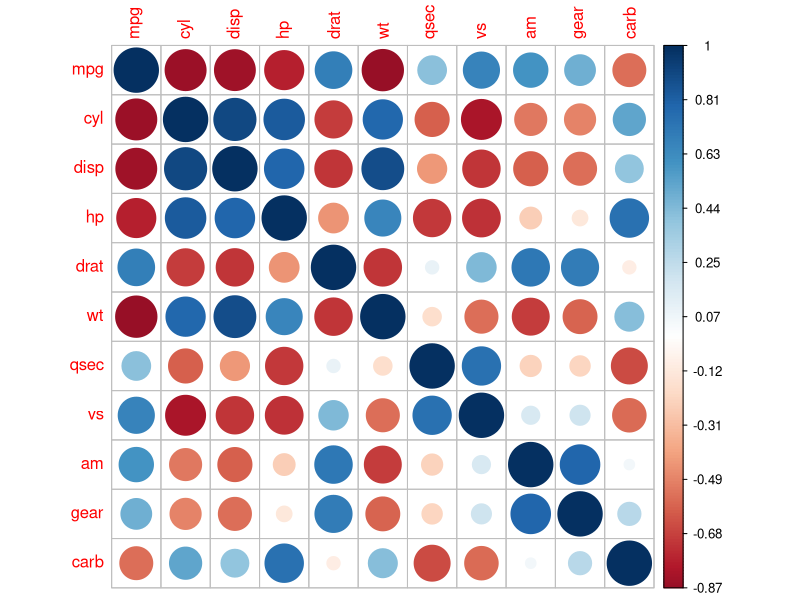
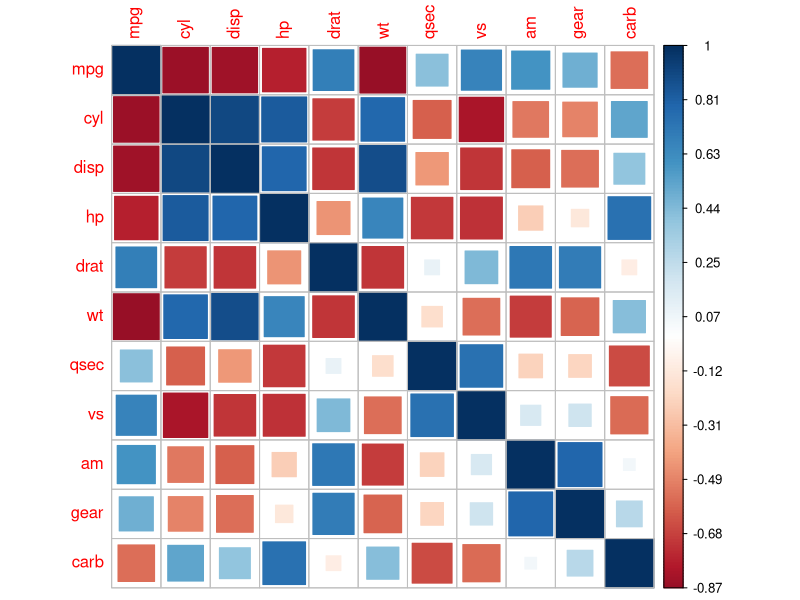
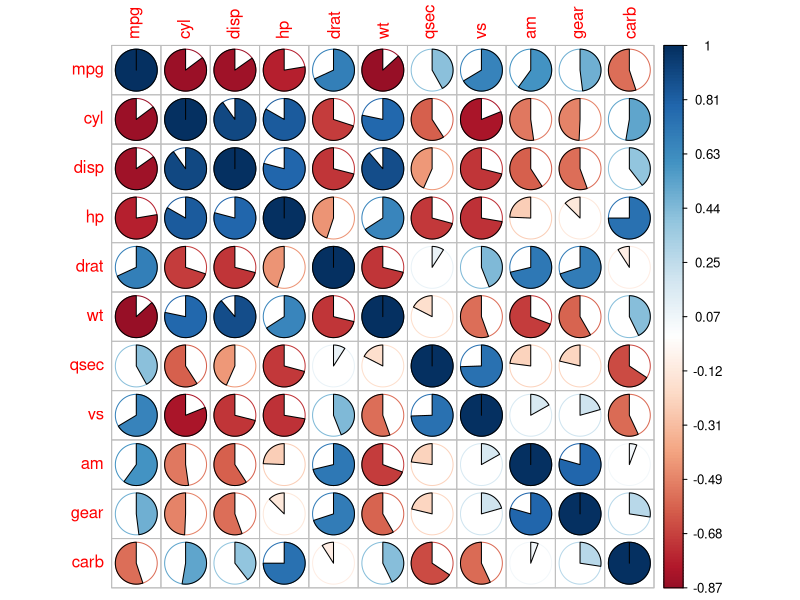
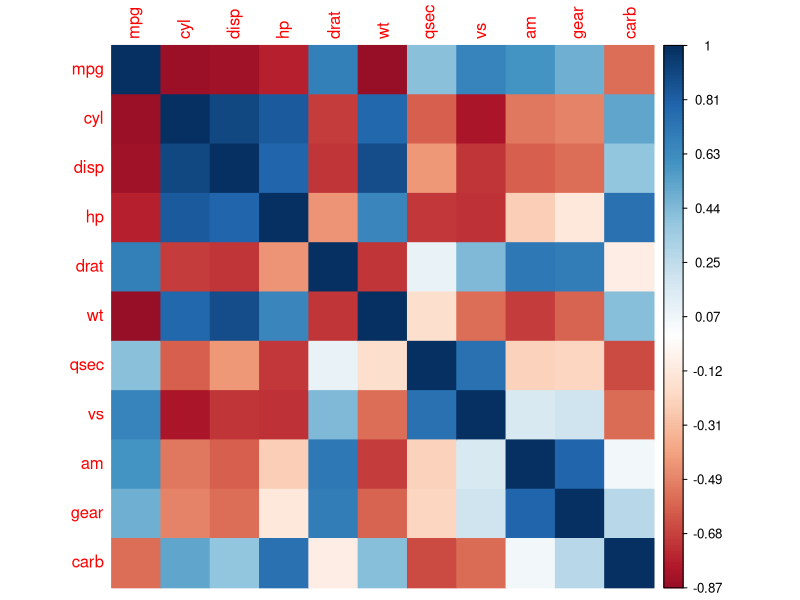
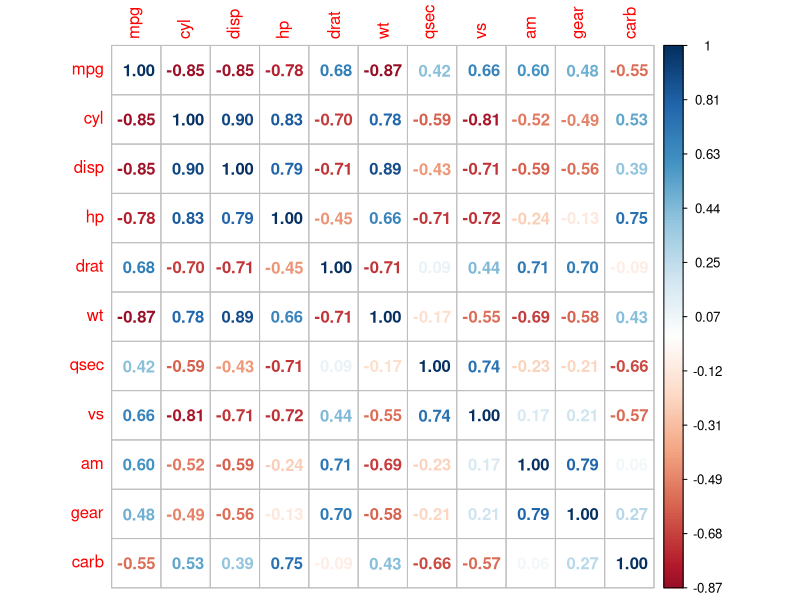
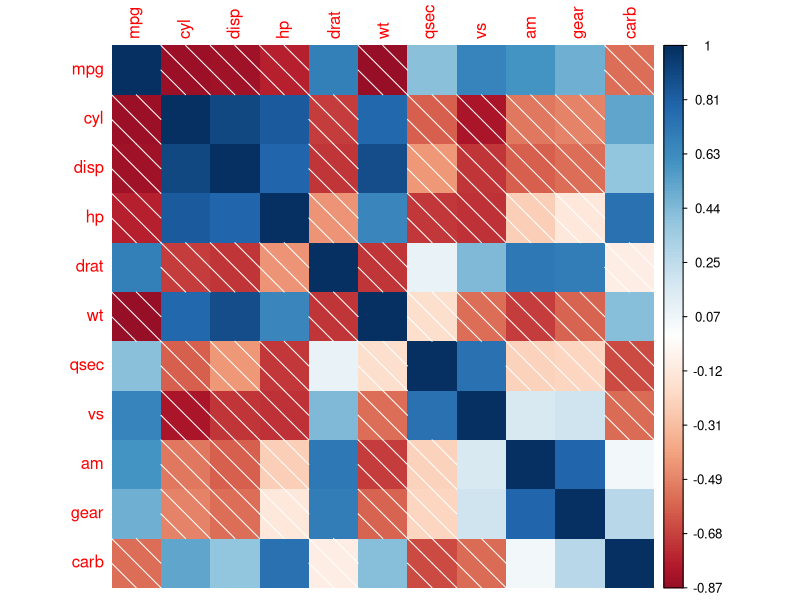

Source code (R) for these figures, in order:
# 1 - Usaremos o data.frame “mtcars”, que significa “Motor Trend Car Road Tests”. Esse
# data.frame tem 32 observações de 11 variáveis numéricas e já está instalado no R.
# Nesse dataframe temos as seguintes variáveis:
#
# • 1- mpg - Miles/(US) gallon
# • 2- cyl - Number of cylinders
# • 3- disp - Displacement (cu.in.)
# • 4- hp - Gross horsepower
# • 5- drat - Rear axle ratio
# • 6- wt - Weight (1000 lbs)
# • 7- qsec - 1/4 mile time
# • 8- vs - Engine (0 = V-shaped, 1 = straight)
# • 9- am - Transmission (0 = automatic, 1 = manual)
# • 10- gear - Number of forward gears
# • 11- carb - Number of carburetors
#
# Use a library(corrplot). Construa a matriz de correlação, verificando se o data.frame é
# numérico, se há valores faltando, construa a tabela de correlação e a matriz de
# correlação, seguindo os passos do exemplo 1.
#
# Em “method” vc pode usar no lugar da palavra “circle” outras palavras para mudar a
# forma de apresentação, como “square”, “pie”, “color”, “number” e “shade”.

# Verificando se os dados são numéricos
str(mtcars)

# Verifica se há dados faltando
is.na(mtcars)
sum(is.na(mtcars))

# Criando o dataframe
table <- data.frame(mtcars)
table

# Tabela de correlação
cortable <- cor(table)
round(cortable, 2)

# Matriz de correlação (circle)
corrplot::corrplot(cortable, method = c("circle"), is.corr = FALSE)

# Matriz de correlação (square)
corrplot::corrplot(cortable, method = c("square"), is.corr = FALSE)

# Matriz de correlação (pie)
corrplot::corrplot(cortable, method = c("pie"), is.corr = FALSE)

# Matriz de correlação (color)
corrplot::corrplot(cortable, method = c("color"), is.corr = FALSE)

# Matriz de correlação (number)
corrplot::corrplot(cortable, method = c("number"), is.corr = FALSE)

# Matriz de correlação (shade)
corrplot::corrplot(cortable, method = c("shade"), is.corr = FALSE)
